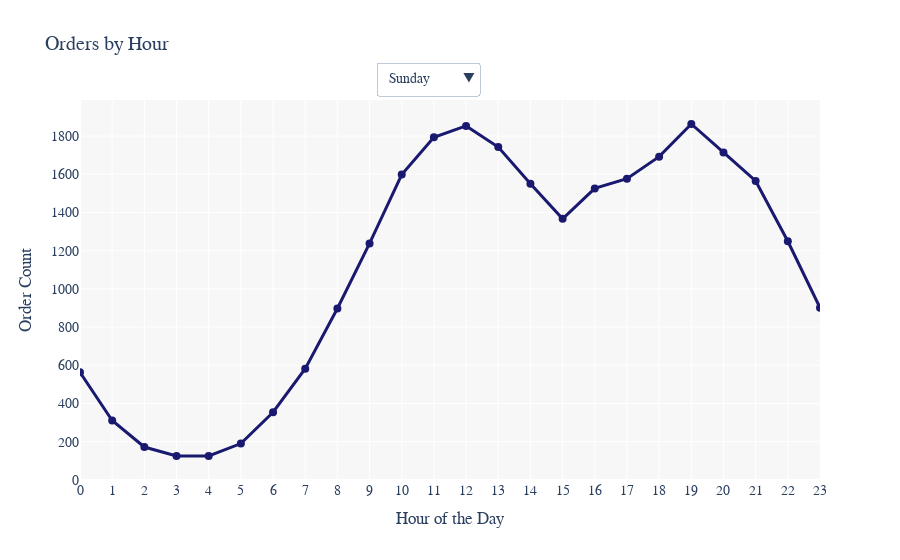

Notebook cell for this chart:
### Markdown cell above
### 3. What time of the day we have most orders

### Code cell
hourly_orders = maindf.groupby(['Weekday', 'Hour']).size().reset_index(name='Order Count')

fig = go.Figure()


days = {0: "Sunday", 1: "Monday", 2: "Tuesday", 3: "Wednesday", 4: "Thursday", 5: "Friday", 6: "Saturday"}

for day in range(0, 7):
    day_data = hourly_orders[hourly_orders['Weekday'] == day]
    fig.add_trace(go.Scatter(
        x=day_data['Hour'],
        y=day_data['Order Count'],
        mode='lines+markers',
        line=dict(width=3),
        marker=dict(color='midnightblue',size=8),
        name=days[day],
        visible=(day == 0)  
    ))


buttons = []
for day in days:
    button = dict(
        method="update",
        label=days[day],
        args=[{"visible": [i == day for i in range(7)]},
              {"title": f"Orders by Hour for {days[day]}"}]
    )
    buttons.append(button)


fig.update_layout(
    updatemenus=[dict(
        active=0,
        buttons=buttons,
        x=0.4,
        xanchor="left",
        y=1.1,
        yanchor="top",
        direction="down",
    )],
    title="Orders by Hour",
    title_font_family="Arial Black",
    xaxis=dict(title="Hour of the Day", tickmode='linear', dtick=1, range=[0, 23]),
    yaxis=dict(title="Order Count"),
    plot_bgcolor='rgba(245, 245, 245, 0.8)',
    font=dict(size=14,family="Arial Black"),
    hovermode="x",
    height = 500
)


fig.show()
fig.write_html("orders_by_hour_line.html")

### Figure 1 — Plotly figure (JSON) as saved in the notebook; plotly's stock layout.template omitted (floating-point values rounded to 4 significant figures)
{"data": [{"line": {"width": 3}, "marker": {"color": "midnightblue", "size": 8}, "mode": "lines+markers", "name": "Sunday", "type": "scatter", "visible": true, "x": [0, 1, 2, 3, 4, 5, 6, 7, 8, 9, 10, 11, 12, 13, 14, 15, 16, 17, 18, 19, 20, 21, 22, 23], "y": [563, 311, 172, 125, 125, 190, 354, 582, 897, 1238, 1598, 1793, 1853, 1742, 1550, 1367, 1526, 1577, 1692, 1863, 1714, 1565, 1249, 901]}, {"line": {"width": 3}, "marker": {"color": "midnightblue", "size": 8}, "mode": "lines+markers", "name": "Monday", "type": "scatter", "visible": false, "x": [0, 1, 2, 3, 4, 5, 6, 7, 8, 9, 10, 11, 12, 13, 14, 15, 16, 17, 18, 19, 20, 21, 22, 23], "y": [556, 351, 181, 126, 121, 189, 375, 618, 975, 1311, 1614, 1737, 1802, 1698, 1663, 1570, 1483, 1584, 1864, 1830, 1801, 1642, 1209, 875]}, {"line": {"width": 3}, "marker": {"color": "midnightblue", "size": 8}, "mode": "lines+markers", "name": "Tuesday", "type": "scatter", "visible": false, "x": [0, 1, 2, 3, 4, 5, 6, 7, 8, 9, 10, 11, 12, 13, 14, 15, 16, 17, 18, 19, 20, 21, 22, 23], "y": [565, 346, 205, 131, 111, 221, 346, 581, 847, 1214, 1517, 1751, 1820, 1749, 1553, 1527, 1495, 1564, 1740, 1834, 1627, 1594, 1275, 864]}, {"line": {"width": 3}, "marker": {"color": "midnightblue", "size": 8}, "mode": "lines+markers", "name": "Wednesday", "type": "scatter", "visible": false, "x": [0, 1, 2, 3, 4, 5, 6, 7, 8, 9, 10, 11, 12, 13, 14, 15, 16, 17, 18, 19, 20, 21, 22, 23], "y": [547, 331, 163, 126, 131, 176, 351, 563, 881, 1303, 1599, 1816, 1803, 1691, 1511, 1480, 1500, 1502, 1720, 1814, 1773, 1518, 1263, 899]}, {"line": {"width": 3}, "marker": {"color": "midnightblue", "size": 8}, "mode": "lines+markers", "name": "Thursday", "type": "scatter", "visible": false, "x": [0, 1, 2, 3, 4, 5, 6, 7, 8, 9, 10, 11, 12, 13, 14, 15, 16, 17, 18, 19, 20, 21, 22, 23], "y": [593, 335, 175, 98, 108, 183, 349, 533, 899, 1195, 1531, 1776, 1773, 1699, 1546, 1380, 1457, 1522, 1710, 1888, 1791, 1530, 1256, 920]}, {"line": {"width": 3}, "marker": {"color": "midnightblue", "size": 8}, "mode": "lines+markers", "name": "Friday", "type": "scatter", "visible": false, "x": [0, 1, 2, 3, 4, 5, 6, 7, 8, 9, 10, 11, 12, 13, 14, 15, 16, 17, 18, 19, 20, 21, 22, 23], "y": [541, 330, 182, 118, 127, 168, 381, 550, 910, 1266, 1547, 1733, 1764, 1747, 1600, 1462, 1488, 1560, 1747, 1846, 1748, 1537, 1234, 906]}, {"line": {"width": 3}, "marker": {"color": "midnightblue", "size": 8}, "mode": "lines+markers", "name": "Saturday", "type": "scatter", "visible": false, "x": [0, 1, 2, 3, 4, 5, 6, 7, 8, 9, 10, 11, 12, 13, 14, 15, 16, 17, 18, 19, 20, 21, 22, 23], "y": [545, 346, 165, 107, 131, 194, 326, 584, 847, 1221, 1538, 1805, 1772, 1803, 1561, 1389, 1435, 1590, 1807, 1830, 1774, 1535, 1336, 910]}], "layout": {"autosize": true, "font": {"family": "Arial Black", "size": 14}, "hovermode": "x", "plot_bgcolor": "rgba(245, 245, 245, 0.8)", "title": {"font": {"family": "Arial Black"}, "text": "Orders by Hour"}, "updatemenus": [{"active": 0, "buttons": [{"args": [{"visible": [true, false, false, false, false, false, false]}, {"title": "Orders by Hour for Sunday"}], "label": "Sunday", "method": "update"}, {"args": [{"visible": [false, true, false, false, false, false, false]}, {"title": "Orders by Hour for Monday"}], "label": "Monday", "method": "update"}, {"args": [{"visible": [false, false, true, false, false, false, false]}, {"title": "Orders by Hour for Tuesday"}], "label": "Tuesday", "method": "update"}, {"args": [{"visible": [false, false, false, true, false, false, false]}, {"title": "Orders by Hour for Wednesday"}], "label": "Wednesday", "method": "update"}, {"args": [{"visible": [false, false, false, false, true, false, false]}, {"title": "Orders by Hour for Thursday"}], "label": "Thursday", "method": "update"}, {"args": [{"visible": [false, false, false, false, false, true, false]}, {"title": "Orders by Hour for Friday"}], "label": "Friday", "method": "update"}, {"args": [{"visible": [false, false, false, false, false, false, true]}, {"title": "Orders by Hour for Saturday"}], "label": "Saturday", "method": "update"}], "direction": "down", "x": 0.4, "xanchor": "left", "y": 1.1, "yanchor": "top"}], "xaxis": {"dtick": 1, "range": [0, 23], "tickmode": "linear", "title": {"text": "Hour of the Day"}, "type": "linear"}, "yaxis": {"autorange": true, "range": [-6.288, 1994.0], "title": {"text": "Order Count"}, "type": "linear"}}}
